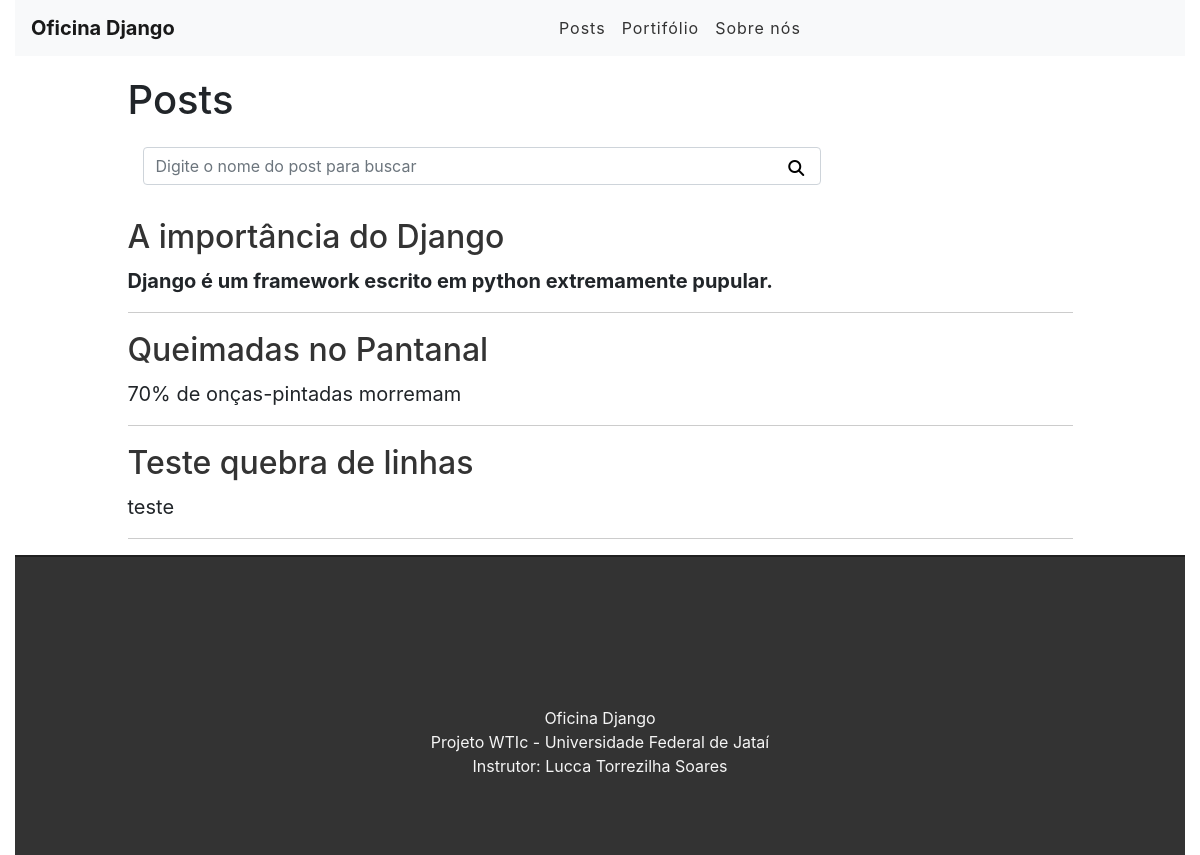
Before: /index.html/ with the older database file.
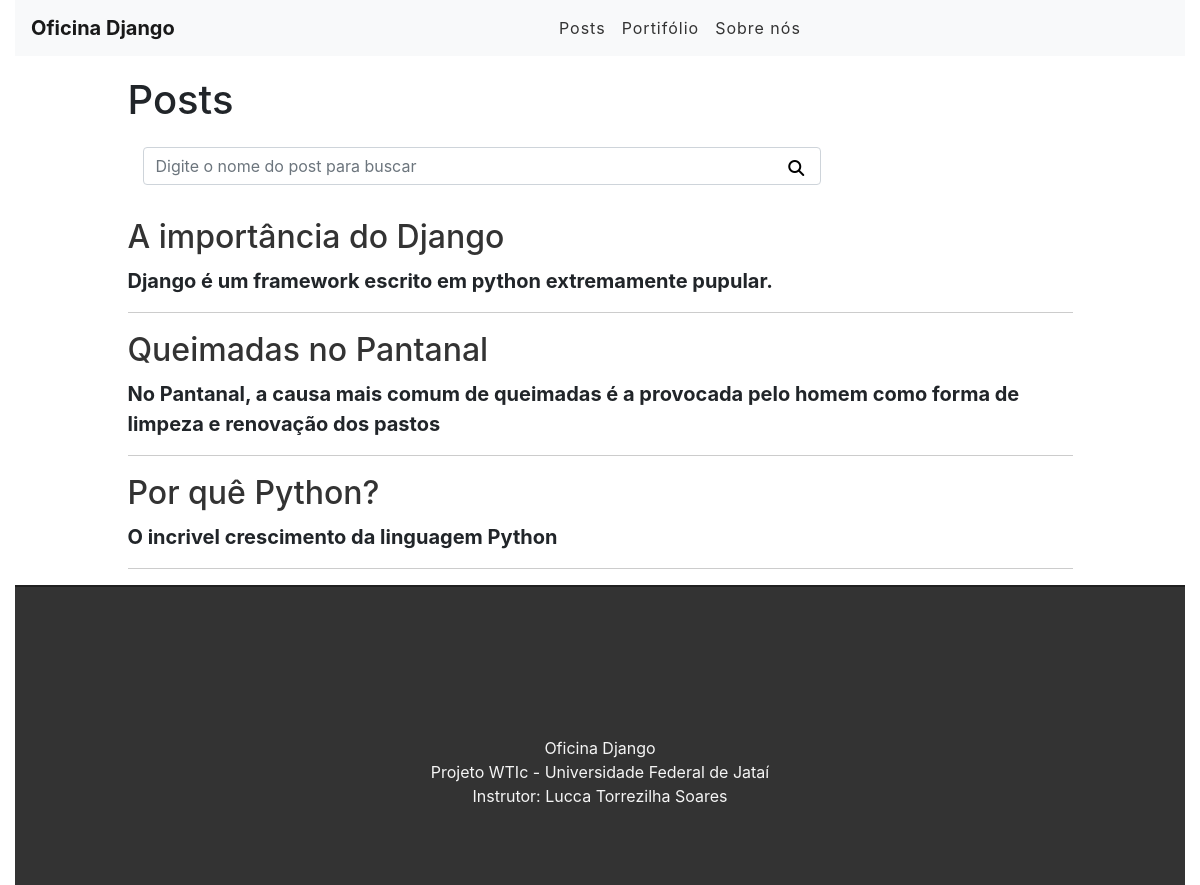
After: the same page with the newer database file.
### teste_app/models.py (models this page shows, shortened)
class Post(models.Model):
    title = models.CharField(max_length=150)
    summary = RichTextField()
    content = RichTextUploadingField()
    author = models.ForeignKey(User, on_delete=models.PROTECT)
    created_at = models.DateField(auto_now_add=True)

### teste_app/views.py (the view)
# urls.py: path('index.html/', views.Page, name='index'),
def Page(request):
    search = request.GET.get('search')
    if search:
        posts = Post.objects.filter(title__icontains=search)
    else:
        posts_list = Post.objects.all().order_by('-created_at') #mostar os posts
        paginator = Paginator(posts_list,len(posts_list)) #Dê ao Paginator uma lista de objetos, mais o número de itens que você gostaria de ter em cada página, e ele fornece métodos para acessar os itens de cada página
        page = request.GET.get('page') #tentando alcançar aqui é encontrar o valor para a chave 'página' fornecida
        posts = paginator.get_page(page) # "refresh" na pagina com o resultado da busca
    return render(request, 'paginas/index.html', {'posts': posts})

### teste_app/templates/paginas/index.html
{% extends 'base.html' %}
{%block content%}
<div class="offset-1 col-10 list-div">
    <h1>Posts</h1>
    <div class="col-9 search-div">
        <form method="GET" id="search-form">
            <input class="form-control" type="text" id="search" name="search" placeholder="Digite o nome do post para buscar">
            <button class="fas fa-search" id="search-btn"></button>
        </form>
    </div>
    <ul class="task-list">
        {% for post in posts %}
        <li class="task-item">
            <h1><a href="/post/{{post.id}}">{{post.title}}</a></h1>
            <span>{{post.summary|safe}}</span>
        {% endfor %}
    </ul>
</div>
{%endblock%}

Changed rows visible on the page:
changed Post "Queimadas no Pantanal": summary "70% de onças-pintadas morremam" → "No Pantanal, a causa mais comum de queimadas é a provocada pelo homem como forma de limpeza e renovação dos pastos"
changed Post: title "Teste quebra de linhas" → "Por quê Python?"; summary "teste" → "O incrivel crescimento da linguagem Python"
